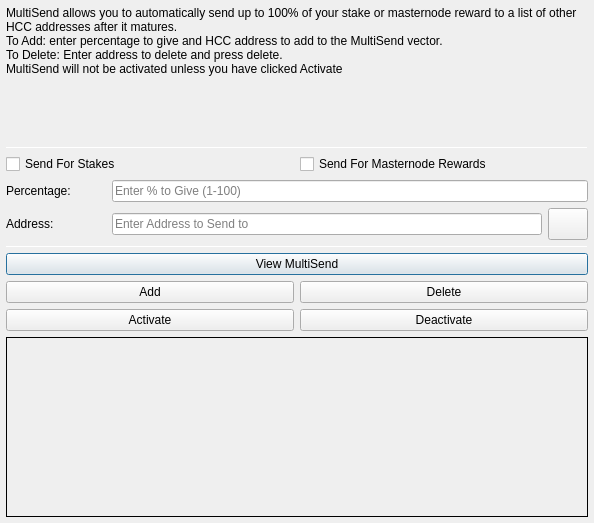
<?xml version="1.0" encoding="UTF-8"?>
<ui version="4.0">
 <class>MultiSendDialog</class>
 <widget class="QDialog" name="MultiSendDialog">
  <property name="windowModality">
   <enum>Qt::NonModal</enum>
  </property>
  <property name="geometry">
   <rect>
    <x>0</x>
    <y>0</y>
    <width>594</width>
    <height>523</height>
   </rect>
  </property>
  <property name="windowTitle">
   <string>MultiSend</string>
  </property>
  <layout class="QVBoxLayout" name="verticalLayout" stretch="0">
   <property name="leftMargin">
    <number>6</number>
   </property>
   <property name="topMargin">
    <number>6</number>
   </property>
   <property name="rightMargin">
    <number>6</number>
   </property>
   <property name="bottomMargin">
    <number>6</number>
   </property>
   <item>
    <layout class="QVBoxLayout" name="verticalLayout_Main" stretch="1,1,1,1,1,1">
     <item>
      <widget class="QLabel" name="label_2">
       <property name="lineWidth">
        <number>1</number>
       </property>
       <property name="text">
        <string>MultiSend allows you to automatically send up to 100% of your stake or masternode reward to a list of other HCC addresses after it matures.
To Add: enter percentage to give and HCC address to add to the MultiSend vector.
To Delete: Enter address to delete and press delete.
MultiSend will not be activated unless you have clicked Activate</string>
       </property>
       <property name="alignment">
        <set>Qt::AlignLeading|Qt::AlignLeft|Qt::AlignTop</set>
       </property>
       <property name="wordWrap">
        <bool>true</bool>
       </property>
      </widget>
     </item>
     <item>
      <widget class="Line" name="line">
       <property name="minimumSize">
        <size>
         <width>0</width>
         <height>1</height>
        </size>
       </property>
       <property name="maximumSize">
        <size>
         <width>16777215</width>
         <height>1</height>
        </size>
       </property>
       <property name="orientation">
        <enum>Qt::Horizontal</enum>
       </property>
      </widget>
     </item>
     <item>
      <layout class="QVBoxLayout" name="verticalLayout_Settings">
       <item>
        <layout class="QHBoxLayout" name="horizontalLayout">
         <item>
          <widget class="QCheckBox" name="multiSendStakeCheckBox">
           <property name="text">
            <string>Send For Stakes</string>
           </property>
          </widget>
         </item>
         <item>
          <widget class="QCheckBox" name="multiSendMasternodeCheckBox">
           <property name="text">
            <string>Send For Masternode Rewards</string>
           </property>
          </widget>
         </item>
        </layout>
       </item>
       <item>
        <layout class="QHBoxLayout" name="horizontalLayout_6">
         <item>
          <widget class="QLabel" name="label">
           <property name="minimumSize">
            <size>
             <width>100</width>
             <height>0</height>
            </size>
           </property>
           <property name="toolTip">
            <string>Percentage of stake to send</string>
           </property>
           <property name="text">
            <string>Percentage:</string>
           </property>
          </widget>
         </item>
         <item>
          <widget class="QLineEdit" name="multiSendPercentEdit">
           <property name="toolTip">
            <string>Enter whole numbers 1 - 100</string>
           </property>
           <property name="placeholderText">
            <string>Enter % to Give (1-100)</string>
           </property>
          </widget>
         </item>
        </layout>
       </item>
       <item>
        <layout class="QHBoxLayout" name="horizontalLayout_7">
         <item>
          <widget class="QLabel" name="label_5">
           <property name="minimumSize">
            <size>
             <width>100</width>
             <height>0</height>
            </size>
           </property>
           <property name="toolTip">
            <string>Address to send portion of stake to</string>
           </property>
           <property name="text">
            <string>Address:</string>
           </property>
          </widget>
         </item>
         <item>
          <widget class="QLineEdit" name="multiSendAddressEdit">
           <property name="toolTip">
            <string/>
           </property>
           <property name="placeholderText">
            <string>Enter Address to Send to</string>
           </property>
          </widget>
         </item>
         <item>
          <widget class="QPushButton" name="addressBookButton">
           <property name="maximumSize">
            <size>
             <width>16777215</width>
             <height>32</height>
            </size>
           </property>
           <property name="toolTip">
            <string>Choose an address from the address book</string>
           </property>
           <property name="text">
            <string/>
           </property>
           <property name="icon">
            <iconset resource="../human-charity-coin.qrc">
             <normaloff>:/icons/address-book</normaloff>:/icons/address-book</iconset>
           </property>
           <property name="shortcut">
            <string>Alt+A</string>
           </property>
           <property name="autoDefault">
            <bool>false</bool>
           </property>
          </widget>
         </item>
        </layout>
       </item>
      </layout>
     </item>
     <item>
      <widget class="Line" name="line_2">
       <property name="minimumSize">
        <size>
         <width>0</width>
         <height>1</height>
        </size>
       </property>
       <property name="maximumSize">
        <size>
         <width>16777215</width>
         <height>1</height>
        </size>
       </property>
       <property name="orientation">
        <enum>Qt::Horizontal</enum>
       </property>
      </widget>
     </item>
     <item>
      <layout class="QVBoxLayout" name="verticalLayout_Buttons">
       <item>
        <layout class="QHBoxLayout" name="horizontalLayout_4">
         <item>
          <widget class="QPushButton" name="viewButton">
           <property name="toolTip">
            <string/>
           </property>
           <property name="statusTip">
            <string>View MultiSend Vector</string>
           </property>
           <property name="text">
            <string>View MultiSend</string>
           </property>
          </widget>
         </item>
        </layout>
       </item>
       <item>
        <layout class="QHBoxLayout" name="horizontalLayout_2">
         <item>
          <widget class="QPushButton" name="addButton">
           <property name="toolTip">
            <string/>
           </property>
           <property name="statusTip">
            <string>Add to MultiSend Vector</string>
           </property>
           <property name="text">
            <string>Add</string>
           </property>
          </widget>
         </item>
         <item>
          <widget class="QPushButton" name="deleteButton">
           <property name="toolTip">
            <string/>
           </property>
           <property name="statusTip">
            <string>Delete Address From MultiSend Vector</string>
           </property>
           <property name="text">
            <string>Delete</string>
           </property>
          </widget>
         </item>
        </layout>
       </item>
       <item>
        <layout class="QHBoxLayout" name="horizontalLayout_5">
         <item>
          <widget class="QPushButton" name="activateButton">
           <property name="statusTip">
            <string>Activate MultiSend</string>
           </property>
           <property name="text">
            <string>Activate</string>
           </property>
          </widget>
         </item>
         <item>
          <widget class="QPushButton" name="disableButton">
           <property name="statusTip">
            <string>Deactivate MultiSend</string>
           </property>
           <property name="text">
            <string>Deactivate</string>
           </property>
          </widget>
         </item>
        </layout>
       </item>
      </layout>
     </item>
     <item>
      <widget class="QLabel" name="message">
       <property name="minimumSize">
        <size>
         <width>0</width>
         <height>180</height>
        </size>
       </property>
       <property name="frameShape">
        <enum>QFrame::Panel</enum>
       </property>
       <property name="frameShadow">
        <enum>QFrame::Plain</enum>
       </property>
       <property name="lineWidth">
        <number>1</number>
       </property>
       <property name="midLineWidth">
        <number>1</number>
       </property>
       <property name="text">
        <string/>
       </property>
       <property name="alignment">
        <set>Qt::AlignLeading|Qt::AlignLeft|Qt::AlignTop</set>
       </property>
       <property name="wordWrap">
        <bool>true</bool>
       </property>
      </widget>
     </item>
    </layout>
   </item>
  </layout>
 </widget>
 <resources>
  <include location="../human-charity-coin.qrc"/>
 </resources>
 <connections/>
</ui>
